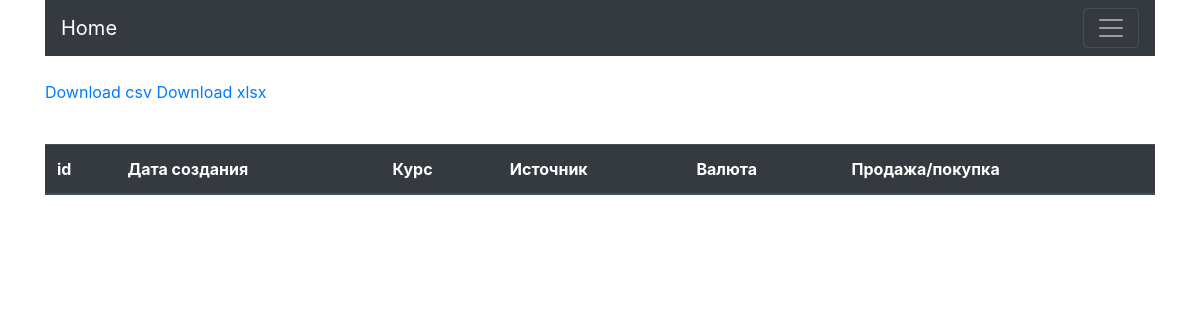
The app's page /rate/list/, older data.
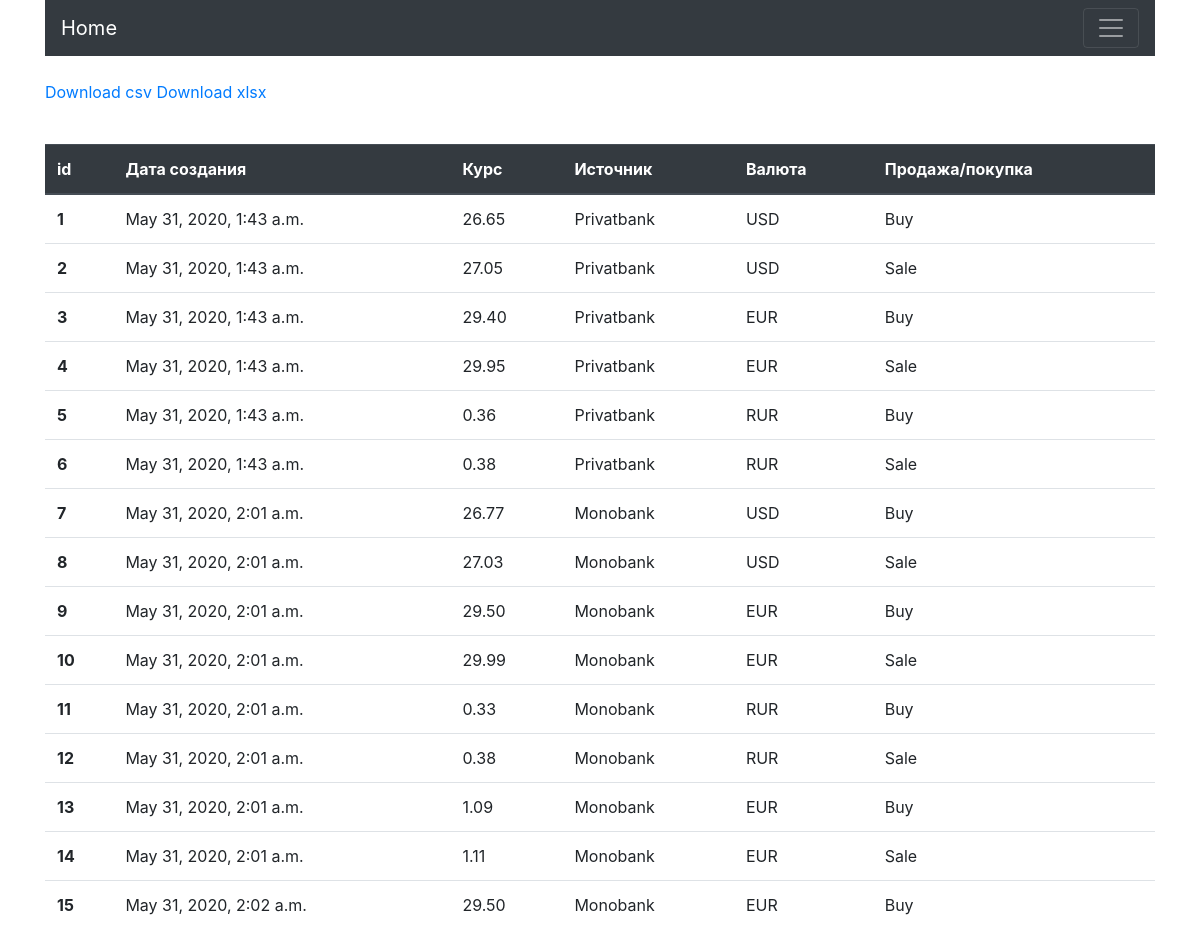
The same page, newer data.
### rate/models.py (models this page shows, shortened)
class Rate(models.Model):
    created = models.DateTimeField(auto_now_add=True)
    amount = models.DecimalField(max_digits=5, decimal_places=2)
    source = models.PositiveSmallIntegerField(choices=mch.SOURCE_CHOICES)
    currency_type = models.PositiveSmallIntegerField(choices=mch.CURRENCY_TYPE_CHOICE)
    type = models.PositiveSmallIntegerField(choices=mch.RATE_TYPE_CHOICE) # noqa

### rate/views.py (the view)
class RateList(ListView):
    paginate_by = 15
    queryset = Rate.objects.all()
    template_name = 'list_all.html'

### rate/templatetags/active_tab.py (called while the page is built)
@register.filter
def active(path, url_name):
    if path == reverse(url_name):
        return 'active'
    return ''

### templates/list_all.html (shortened to what this page needs)
{% extends 'base.html' %}
{% block content %}
<br>
<a href="{% url 'rate:download-csv' %}">Download csv</a>
<a href="{% url 'rate:download-xlsx' %}">Download xlsx</a>
<table  class="table table-sm table-dark" >
    <br><br>
    <table class = "table">
    <thead class="thead-dark">
    <tr bgcolor="#2E8B57" >
        <th>id</th>
        <th>Дата создания </th>
        <th>Курс</th>
        <th>Источник</th>
        <th>Валюта</th>
        <th>Продажа/покупка</th>
    </tr>
</thead>
    <tbody>
  {% for rate in object_list %}
    <tr>
    <th scope="row">{{ forloop.counter }}</td>
        <td>{{ rate.created }}</td>
        <td>{{ rate.amount }}</td>
        <td>{{ rate.get_source_display|title }}</td>
        <td>{{ rate.get_currency_type_display|upper }}</td>
        <td>{{ rate.get_type_display|title }}</td>
    </tr>
   {% endfor %}
   </tbody>
</table>
{% endblock content %}

### templates/base.html (shortened to what this page needs)
<!doctype html>
<html lang="en">
<head>
    <link rel="stylesheet" href="https://stackpath.bootstrapcdn.com/bootstrap/4.5.0/css/bootstrap.min.css"
>
</head>
<body>
<div class="container">
    {% include 'parts/navbar.html' %}
    {% block content %}{% endblock content %}
</div>
</body>
</html>

### templates/parts/navbar.html (shortened to what this page needs)
{% load active_tab %}
<nav class="navbar navbar-dark bg-dark">
    <a class="navbar-brand" href="{% url 'index' %}">Home</a>
    <button class="navbar-toggler" type="button" data-toggle="collapse" data-target="#navbarText"
            aria-controls="navbarText" aria-expanded="false" aria-label="Toggle navigation">
        <span class="navbar-toggler-icon"></span>
    </button>
</nav>

Row changes from the older to the newer data that the page shows:
added Rate: created "May 31, 2020, 1:43 a.m.", amount "26.65", source "Privatbank", currency_type "USD", type "Buy"
added Rate: created "May 31, 2020, 1:43 a.m.", amount "27.05", source "Privatbank", currency_type "USD", type "Sale"
added Rate: created "May 31, 2020, 1:43 a.m.", amount "29.40", source "Privatbank", currency_type "EUR", type "Buy"
added Rate: created "May 31, 2020, 1:43 a.m.", amount "29.95", source "Privatbank", currency_type "EUR", type "Sale"
added Rate: created "May 31, 2020, 1:43 a.m.", amount "0.36", source "Privatbank", currency_type "RUR", type "Buy"
added Rate: created "May 31, 2020, 1:43 a.m.", amount "0.38", source "Privatbank", currency_type "RUR", type "Sale"
added Rate: created "May 31, 2020, 2:01 a.m.", amount "26.77", source "Monobank", currency_type "USD", type "Buy"
added Rate: created "May 31, 2020, 2:01 a.m.", amount "27.03", source "Monobank", currency_type "USD", type "Sale"
added Rate: created "May 31, 2020, 2:01 a.m.", amount "29.50", source "Monobank", currency_type "EUR", type "Buy"
added Rate: created "May 31, 2020, 2:01 a.m.", amount "29.99", source "Monobank", currency_type "EUR", type "Sale"
added Rate: created "May 31, 2020, 2:01 a.m.", amount "0.33", source "Monobank", currency_type "RUR", type "Buy"
added Rate: created "May 31, 2020, 2:01 a.m.", amount "0.38", source "Monobank", currency_type "RUR", type "Sale"
added Rate: created "May 31, 2020, 2:01 a.m.", amount "1.09", source "Monobank", currency_type "EUR", type "Buy"
added Rate: created "May 31, 2020, 2:01 a.m.", amount "1.11", source "Monobank", currency_type "EUR", type "Sale"
added Rate: created "May 31, 2020, 2:02 a.m.", amount "29.50", source "Monobank", currency_type "EUR", type "Buy"
